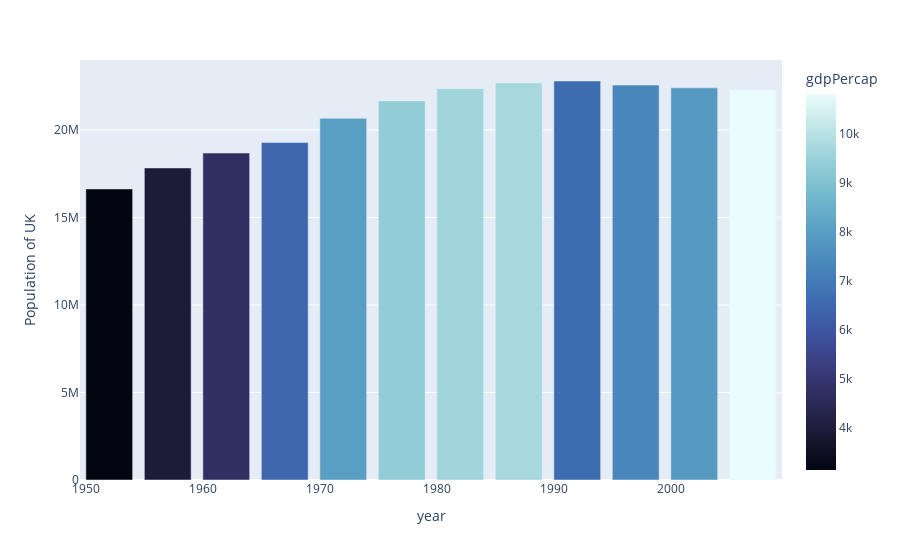

This figure's notebook cell:
### Code cell
fig: Figure = px.bar(
    romania_data,
    x="year",
    y="pop",
    color="gdpPercap",
    color_continuous_scale=px.colors.sequential.ice,
    labels={"pop": "Population of UK"},
)
fig.show()

### Figure 1 — Plotly figure (JSON) as saved in the notebook; plotly's stock layout.template omitted (floating-point values rounded to 4 significant figures)
{"data": [{"alignmentgroup": "True", "hovertemplate": "year=%{x}<br>Population of UK=%{y}<br>gdpPercap=%{marker.color}<extra></extra>", "legendgroup": "", "marker": {"color": [3145.0, 3943.0, 4735.0, 6471.0, 8011.0, 9356.0, 9605.0, 9696.0, 6598.0, 7347.0, 7885.0, 10810.0], "coloraxis": "coloraxis", "pattern": {"shape": ""}}, "name": "", "offsetgroup": "", "orientation": "v", "showlegend": false, "textposition": "auto", "type": "bar", "x": [1952, 1957, 1962, 1967, 1972, 1977, 1982, 1987, 1992, 1997, 2002, 2007], "xaxis": "x", "y": [16630000, 17829327, 18680721, 19284814, 20662648, 21658597, 22356726, 22686371, 22797027, 22562458, 22404337, 22276056], "yaxis": "y"}], "layout": {"barmode": "relative", "coloraxis": {"colorbar": {"title": {"text": "gdpPercap"}}, "colorscale": [[0, "rgb(3, 5, 18)"], [0.09091, "rgb(25, 25, 51)"], [0.1818, "rgb(44, 42, 87)"], [0.2727, "rgb(58, 60, 125)"], [0.3636, "rgb(62, 83, 160)"], [0.4545, "rgb(62, 109, 178)"], [0.5455, "rgb(72, 134, 187)"], [0.6364, "rgb(89, 159, 196)"], [0.7273, "rgb(114, 184, 205)"], [0.8182, "rgb(149, 207, 216)"], [0.9091, "rgb(192, 229, 232)"], [1, "rgb(234, 252, 253)"]]}, "legend": {"tracegroupgap": 0}, "margin": {"t": 60}, "xaxis": {"anchor": "y", "domain": [0, 1], "title": {"text": "year"}}, "yaxis": {"anchor": "x", "domain": [0, 1], "title": {"text": "Population of UK"}}}}
